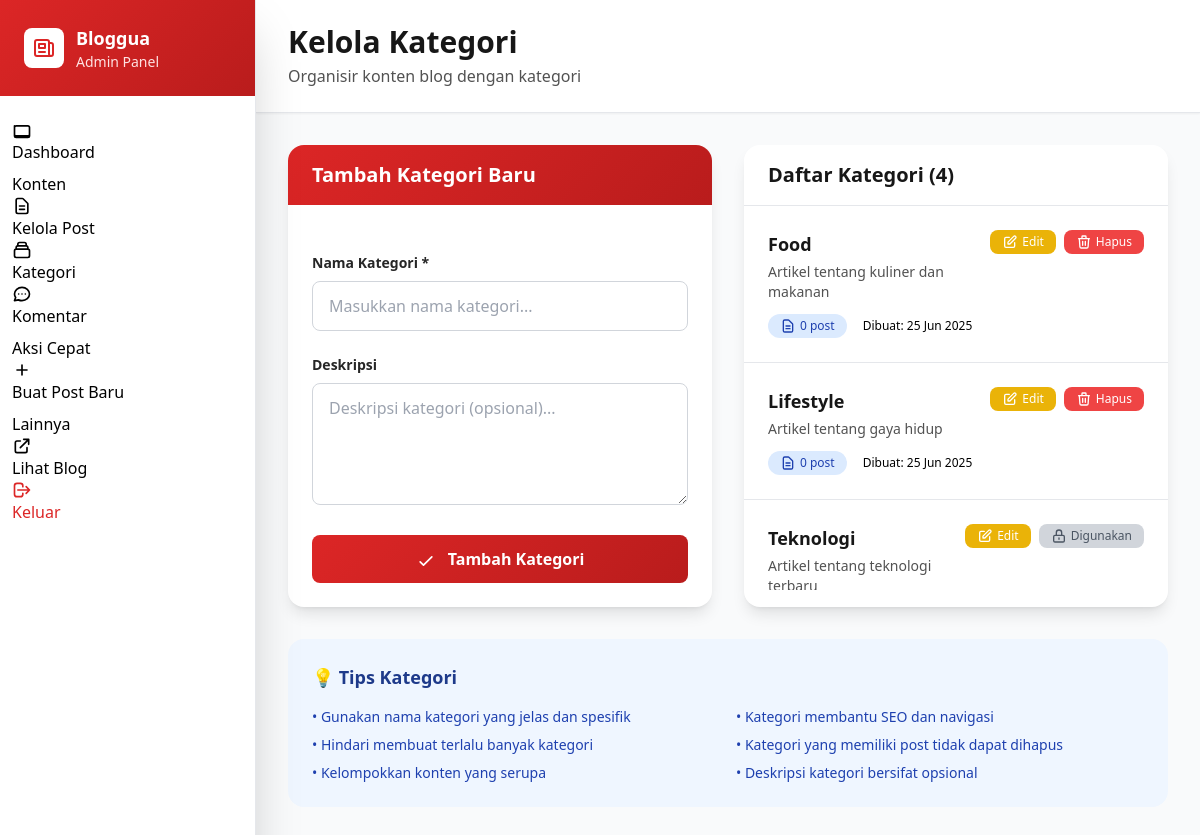
The app's page /admin/kelola-kategori.php (signed in) with its own data.
### tables this page shows
CREATE TABLE categories (
    id INT AUTO_INCREMENT PRIMARY KEY,
    name VARCHAR(100) NOT NULL UNIQUE,
    description TEXT,
    created_at TIMESTAMP DEFAULT CURRENT_TIMESTAMP
);

### config/database.php (called while the page is built, shortened)
<?php
class Database {
    private static $instance = null;
    private $connection;
    private function __construct() {
        try {
            $this->connection = new PDO(
                "mysql:host=" . DB_HOST . ";dbname=" . DB_NAME . ";charset=utf8mb4",
                DB_USER,
                DB_PASS,
                [
                    PDO::ATTR_ERRMODE => PDO::ERRMODE_EXCEPTION,
                    PDO::ATTR_DEFAULT_FETCH_MODE => PDO::FETCH_ASSOC,
                    PDO::ATTR_EMULATE_PREPARES => false
                ]
            );
        } catch(PDOException $e) {
            die("Database connection failed: " . $e->getMessage());
        }
    }
    public static function getInstance() {
        if (self::$instance === null) {
            self::$instance = new self();
        }
        return self::$instance;
    }
    public function getConnection() {
        return $this->connection;
    }
}
?>

### models/Category.php (called while the page is built, shortened)
<?php
class Category {
    private $db;
    public function __construct() {
        $this->db = Database::getInstance()->getConnection();
    }
    public function getAllCategories() {
        $sql = "SELECT c.*, COUNT(p.id) as post_count
                FROM categories c
                LEFT JOIN posts p ON c.id = p.category_id AND p.status = 'published'
                GROUP BY c.id
                ORDER BY c.name";
        $stmt = $this->db->prepare($sql);
        $stmt->execute();
        return $stmt->fetchAll();
    }
}
?>

### includes/functions.php (called while the page is built, shortened)
<?php
function formatDate($date, $format = 'd M Y') {
    return date($format, strtotime($date));
}
?>

### admin/kelola-kategori.php (the view, shortened to what this page needs)
<?php
require_once '../config/database.php';
require_once '../models/Category.php';
require_once '../includes/functions.php';
$modelKategori = new Category();
$kategoriList = $modelKategori->getAllCategories();
$kategoriEdit = null;
?>
<!DOCTYPE html>
<html lang="id">
<head>
    <script src="https://cdn.tailwindcss.com"></script>
</head>
<body class="bg-gray-50">
    <div class="flex min-h-screen">
        <?php include 'includes/sidebar-modern.php'; ?>
        <main class="flex-1 ml-64 overflow-hidden">
            <header class="bg-white shadow-sm border-b border-gray-200 px-8 py-6">
                <div class="flex items-center justify-between">
                    <div>
                        <h1 class="text-3xl font-bold text-abu-900">Kelola Kategori</h1>
                        <p class="text-abu-600 mt-1">Organisir konten blog dengan kategori</p>
                    </div>
                </div>
            </header>
            <div class="p-8">
                <div class="grid grid-cols-1 lg:grid-cols-2 gap-8">
                    <div class="bg-white rounded-2xl shadow-lg overflow-hidden hover-lift">
                        <div class="px-6 py-4 gradient-bg">
                            <h2 class="text-xl font-bold text-white">
                                <?php echo $kategoriEdit ? 'Edit Kategori' : 'Tambah Kategori Baru'; ?>
                            </h2>
                        </div>
                        <div class="p-6">
                            <form method="POST" class="space-y-6">
                                <div>
                                    <label for="nama" class="block text-sm font-semibold text-abu-800 mb-2">
                                        Nama Kategori *
                                    </label>
                                    <input type="text"
                                           id="nama"
                                           name="nama"
                                           class="w-full px-4 py-3 border border-gray-300 rounded-lg focus:ring-4 focus:ring-red-200 focus:border-merah-utama transition-all"
                                           placeholder="Masukkan nama kategori..."
                                           required
                                           value="<?php echo $kategoriEdit ? htmlspecialchars($kategoriEdit['name']) : ''; ?>">
                                </div>
                                <div>
                                    <label for="deskripsi" class="block text-sm font-semibold text-abu-800 mb-2">
                                        Deskripsi
                                    </label>
                                    <textarea id="deskripsi"
                                              name="deskripsi"
                                              rows="4"
                                              class="w-full px-4 py-3 border border-gray-300 rounded-lg focus:ring-4 focus:ring-red-200 focus:border-merah-utama transition-all"
                                              placeholder="Deskripsi kategori (opsional)..."><?php echo $kategoriEdit ? htmlspecialchars($kategoriEdit['description']) : ''; ?></textarea>
                                </div>
                                <div class="flex space-x-3">
                                    <button type="submit" class="flex-1 gradient-bg text-white py-3 rounded-lg font-semibold hover:shadow-lg transition-all transform hover:scale-105">
                                        <svg class="w-5 h-5 inline mr-2" fill="none" stroke="currentColor" viewBox="0 0 24 24">
                                            <path stroke-linecap="round" stroke-linejoin="round" stroke-width="2" d="M5 13l4 4L19 7"></path>
                                        </svg>
                                        <?php echo $kategoriEdit ? 'Update Kategori' : 'Tambah Kategori'; ?>
                                    </button>
                                </div>
                            </form>
                        </div>
                    </div>
                    <div class="bg-white rounded-2xl shadow-lg overflow-hidden hover-lift">
                        <div class="px-6 py-4 border-b border-gray-200">
                            <h2 class="text-xl font-bold text-abu-900">Daftar Kategori (<?php echo count($kategoriList); ?>)</h2>
                        </div>
                        <div class="max-h-96 overflow-y-auto">
                            <?php if (!empty($kategoriList)): ?>
                                <div class="divide-y divide-gray-200">
                                    <?php foreach ($kategoriList as $kategori): ?>
                                        <div class="p-6 hover:bg-gray-50 transition-colors">
                                            <div class="flex items-start justify-between">
                                                <div class="flex-1">
                                                    <h3 class="text-lg font-semibold text-abu-900 mb-1">
                                                        <?php echo htmlspecialchars($kategori['name']); ?>
                                                    </h3>
                                                    <?php if (!empty($kategori['description'])): ?>
                                                        <p class="text-abu-600 text-sm mb-3">
                                                            <?php echo htmlspecialchars($kategori['description']); ?>
                                                        </p>
                                                    <?php endif; ?>
                                                    <div class="flex items-center space-x-4">
                                                        <span class="inline-flex items-center px-3 py-1 bg-blue-100 text-blue-800 text-xs font-medium rounded-full">
                                                            <svg class="w-4 h-4 mr-1" fill="none" stroke="currentColor" viewBox="0 0 24 24">
                                                                <path stroke-linecap="round" stroke-linejoin="round" stroke-width="2" d="M9 12h6m-6 4h6m2 5H7a2 2 0 01-2-2V5a2 2 0 012-2h5.586a1 1 0 01.707.293l5.414 5.414a1 1 0 01.293.707V19a2 2 0 01-2 2z"></path>
                                                            </svg>
                                                            <?php echo $kategori['post_count']; ?> post
                                                        </span>
                                                        <span class="text-xs text-abu-500">
                                                            Dibuat: <?php echo formatDate($kategori['created_at']); ?>
                                                        </span>
                                                    </div>
                                                </div>
                                                <div class="flex items-center space-x-2">
                                                    <a href="kelola-kategori.php?edit=<?php echo $kategori['id']; ?>"
                                                       class="inline-flex items-center px-3 py-1 bg-kuning text-white text-xs font-medium rounded-lg hover:bg-yellow-600 transition-colors">
                                                        <svg class="w-4 h-4 mr-1" fill="none" stroke="currentColor" viewBox="0 0 24 24">
                                                            <path stroke-linecap="round" stroke-linejoin="round" stroke-width="2" d="M11 5H6a2 2 0 00-2 2v11a2 2 0 002 2h11a2 2 0 002-2v-5m-1.414-9.414a2 2 0 112.828 2.828L11.828 15H9v-2.828l8.586-8.586z"></path>
                                                        </svg>
                                                        Edit
                                                    </a>
                                                    <?php if ($kategori['post_count'] == 0): ?>
                                                        <a href="kelola-kategori.php?aksi=hapus&id=<?php echo $kategori['id']; ?>"
                                                           class="inline-flex items-center px-3 py-1 bg-red-500 text-white text-xs font-medium rounded-lg hover:bg-red-600 transition-colors"
                                                           data-action="delete" data-item-type="kategori" data-item-name="<?php echo htmlspecialchars($kategori['name']); ?>">
                                                            <svg class="w-4 h-4 mr-1" fill="none" stroke="currentColor" viewBox="0 0 24 24">
                                                                <path stroke-linecap="round" stroke-linejoin="round" stroke-width="2" d="M19 7l-.867 12.142A2 2 0 0116.138 21H7.862a2 2 0 01-1.995-1.858L5 7m5 4v6m4-6v6m1-10V4a1 1 0 00-1-1h-4a1 1 0 00-1 1v3M4 7h16"></path>
                                                            </svg>
                                                            Hapus
                                                        </a>
                                                    <?php else: ?>
                                                        <span class="inline-flex items-center px-3 py-1 bg-gray-300 text-gray-600 text-xs font-medium rounded-lg cursor-not-allowed">
                                                            <svg class="w-4 h-4 mr-1" fill="none" stroke="currentColor" viewBox="0 0 24 24">
                                                                <path stroke-linecap="round" stroke-linejoin="round" stroke-width="2" d="M12 15v2m-6 4h12a2 2 0 002-2v-6a2 2 0 00-2-2H6a2 2 0 00-2 2v6a2 2 0 002 2zm10-10V7a4 4 0 00-8 0v4h8z"></path>
                                                            </svg>
                                                            Digunakan
                                                        </span>
                                                    <?php endif; ?>
                                                </div>
                                            </div>
                                        </div>
                                    <?php endforeach; ?>
                                </div>
                            <?php endif; ?>
                        </div>
                    </div>
                </div>
                <div class="mt-8 bg-blue-50 rounded-2xl p-6">
                    <h3 class="text-lg font-bold text-blue-900 mb-4">💡 Tips Kategori</h3>
                    <div class="grid grid-cols-1 md:grid-cols-2 gap-4 text-sm text-blue-800">
                        <ul class="space-y-2">
                            <li>• Gunakan nama kategori yang jelas dan spesifik</li>
                            <li>• Hindari membuat terlalu banyak kategori</li>
                            <li>• Kelompokkan konten yang serupa</li>
                        </ul>
                        <ul class="space-y-2">
                            <li>• Kategori membantu SEO dan navigasi</li>
                            <li>• Kategori yang memiliki post tidak dapat dihapus</li>
                            <li>• Deskripsi kategori bersifat opsional</li>
                        </ul>
                    </div>
                </div>
            </div>
        </main>
    </div>
</body>
</html>

### admin/kelola-kategori.php (style rules this page uses)
.gradient-bg { background: linear-gradient(135deg, #dc2626, #b91c1c); }
.hover-lift { transition: transform 0.3s ease, box-shadow 0.3s ease; }

### records on screen
categories: name "Food", description "Artikel tentang kuliner dan makanan", post_count "0", created_at "25 Jun 2025"
categories: name "Lifestyle", description "Artikel tentang gaya hidup", post_count "0", created_at "25 Jun 2025"
categories: name "Teknologi", description "Artikel tentang teknologi…", shows "Digunakan"

### other values on screen
count($kategoriList) "4"
